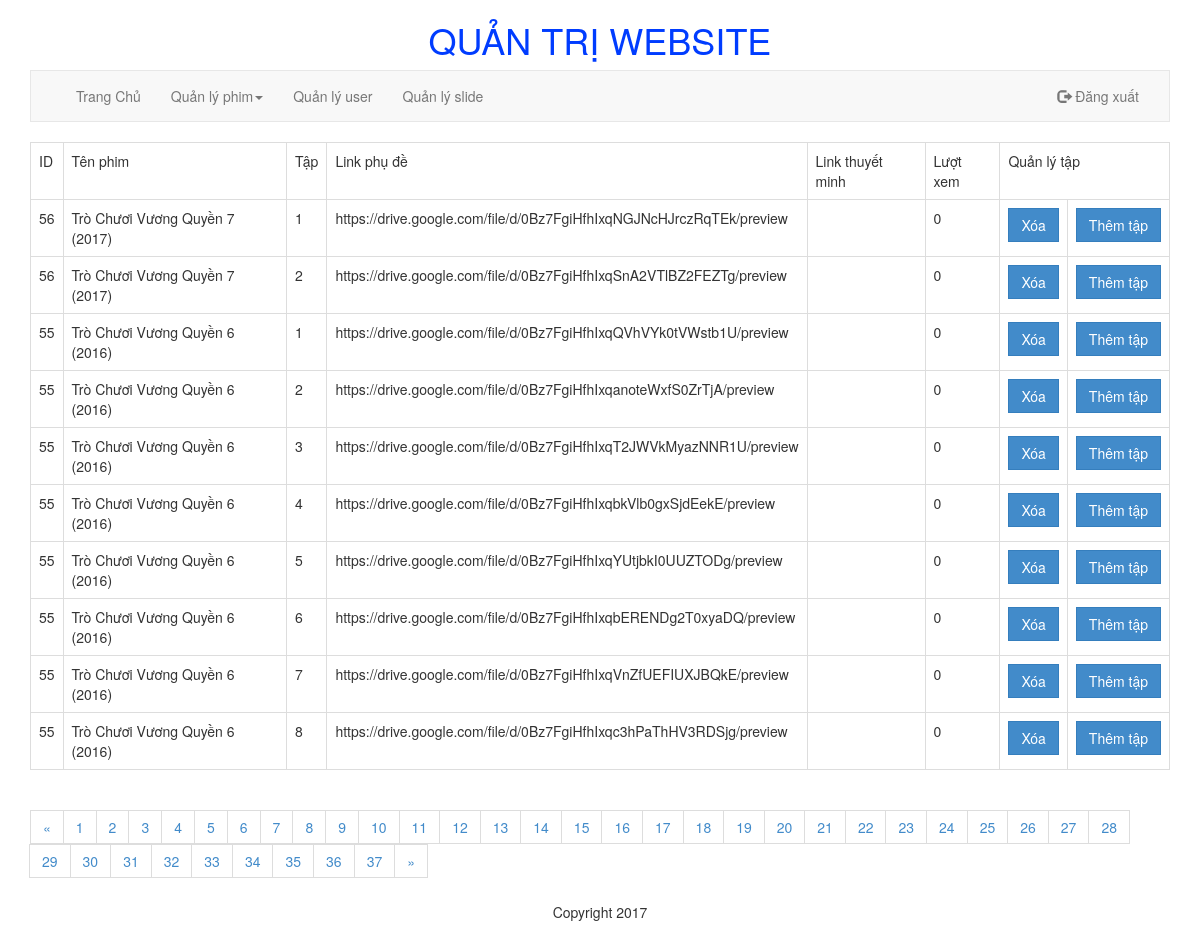
/application/views/admin/index.php?quanly=quanlyphim&ac=phimbo (signed in), run on the app's committed database.
### tables this page shows
CREATE TABLE IF NOT EXISTS `phimbo` (
  `idphim` int(11) NOT NULL,
  `tap` int(11) NOT NULL,
  `linkphude` varchar(255) NOT NULL,
  `linkthuyetminh` varchar(255) NOT NULL,
  `luotxem` int(11) NOT NULL,
  PRIMARY KEY (`idphim`,`tap`)
);

CREATE TABLE IF NOT EXISTS `phim` (
  `idphim` int(11) NOT NULL AUTO_INCREMENT,
  `tenphimvi` varchar(255) NOT NULL,
  `tenphimen` varchar(255) NOT NULL,
  `nam` int(11) NOT NULL,
  `thoigian` varchar(50) NOT NULL,
  `diemimdb` varchar(50) NOT NULL,
  `poster` varchar(255) NOT NULL,
  `mota` longtext NOT NULL,
  `luotxem` int(11) NOT NULL,
  `linkphim` text NOT NULL,
  `linkphim_tm` text NOT NULL,
  `phimbo` varchar(255) NOT NULL,
  PRIMARY KEY (`idphim`)
);

### application/views/admin/modules/quanlyphim/phimbo.php (the view)
<?php
	$s=10;
	if (isset($_GET['trang']))
	{
		$get_trang = $_GET['trang'];
	}
	else $get_trang = 0;
	if ($get_trang == 0 || $get_trang == 1)
		$trang = 0;
	else
		$trang = $get_trang * $s - $s;
	$sql = "SELECT phimbo.idphim, phim.tenphimvi, phimbo.tap, phimbo.linkphude, phimbo.linkthuyetminh, phimbo.luotxem FROM phimbo, phim WHERE phimbo.idphim = phim.idphim ORDER BY phimbo.idphim DESC, phimbo.tap ASC LIMIT $trang,$s";
	$query = mysqli_query($conn, $sql);
?>
<table class="table table-bordered">
	<tbody>
		<tr>
			<td>ID</td>
			<td>Tên phim</td>
			<td>Tập</td>
			<td>Link phụ đề</td>
			<td>Link thuyết minh</td>
			<td>Lượt xem</td>
			<td colspan="2">Quản lý tập</td>
		</tr>
		<?php
		while($phimbo = mysqli_fetch_array($query))
		{
		?>
		<tr>
			<td><?php echo($phimbo['idphim']); ?></td>
			<td><?php echo($phimbo['tenphimvi']); ?></td>
			<td><?php echo($phimbo['tap']); ?></td>
			<td><?php echo($phimbo['linkphude']); ?></td>
			<td><?php echo($phimbo['linkthuyetminh']); ?></td>
			<td><?php echo($phimbo['luotxem']); ?></td>
			<td><a class="btn btn-primary" href="index.php?quanly=quanlyphim&ac=xoa&id=<?php echo($phimbo['idphim']); ?>&tap=<?php echo($phimbo['tap']); ?>">Xóa</a></td>
			<td><a class="btn btn-primary" href="index.php?quanly=quanlyphim&ac=themtap&id=<?php echo($phimbo['idphim']); ?>">Thêm tập</a></td>
		</tr>
		<?php
		}
		?>
	</tbody>
</table>
<?php
	$sql_trang = mysqli_query($conn, "SELECT * FROM phimbo");
	$count = mysqli_num_rows($sql_trang);
	$a = ceil($count/$s);
	echo('
	<ul class="pagination">
		<li><a href="#">&laquo;</a></li>');
	for($i = 1; $i <=$a; $i++)
	{
		if ($get_trang == $i)
		{
			echo('<li class="active"><a href="?quanly=quanlyphim&ac=phimbo&trang='.$i.'">'.$i.'<span class="sr-only">(current)</span></a></li>');
		}
		else
			echo('<li><a href="?quanly=quanlyphim&ac=phimbo&trang='.$i.'">'.$i.'</a></li>');
	}
	echo('
		<li><a href="#">&raquo;</a></li>
	</ul>
	');
?>

### data on the page
phimbo: idphim "56", idphim.tenphimvi "Trò Chươi Vương Quyền 7 (2017)", tap "1", linkphude "https://drive.google.com/file/d/0Bz7FgiHfhIxqNGJNcHJrczRqTEk/preview", luotxem "0"
phimbo: idphim "56", idphim.tenphimvi "Trò Chươi Vương Quyền 7 (2017)", tap "2", linkphude "https://drive.google.com/file/d/0Bz7FgiHfhIxqSnA2VTlBZ2FEZTg/preview", luotxem "0"
phimbo: idphim "55", idphim.tenphimvi "Trò Chươi Vương Quyền 6 (2016)", tap "1", linkphude "https://drive.google.com/file/d/0Bz7FgiHfhIxqQVhVYk0tVWstb1U/preview", luotxem "0"
phimbo: idphim "55", idphim.tenphimvi "Trò Chươi Vương Quyền 6 (2016)", tap "2", linkphude "https://drive.google.com/file/d/0Bz7FgiHfhIxqanoteWxfS0ZrTjA/preview", luotxem "0"
phimbo: idphim "55", idphim.tenphimvi "Trò Chươi Vương Quyền 6 (2016)", tap "3", linkphude "https://drive.google.com/file/d/0Bz7FgiHfhIxqT2JWVkMyazNNR1U/preview", luotxem "0"
phimbo: idphim "55", idphim.tenphimvi "Trò Chươi Vương Quyền 6 (2016)", tap "4", linkphude "https://drive.google.com/file/d/0Bz7FgiHfhIxqbkVlb0gxSjdEekE/preview", luotxem "0"
phimbo: idphim "55", idphim.tenphimvi "Trò Chươi Vương Quyền 6 (2016)", tap "5", linkphude "https://drive.google.com/file/d/0Bz7FgiHfhIxqYUtjbkI0UUZTODg/preview", luotxem "0"
phimbo: idphim "55", idphim.tenphimvi "Trò Chươi Vương Quyền 6 (2016)", tap "6", linkphude "https://drive.google.com/file/d/0Bz7FgiHfhIxqbERENDg2T0xyaDQ/preview", luotxem "0"
phimbo: idphim "55", idphim.tenphimvi "Trò Chươi Vương Quyền 6 (2016)", tap "7", linkphude "https://drive.google.com/file/d/0Bz7FgiHfhIxqVnZfUEFIUXJBQkE/preview", luotxem "0"
phimbo: idphim "55", idphim.tenphimvi "Trò Chươi Vương Quyền 6 (2016)", tap "8", linkphude "https://drive.google.com/file/d/0Bz7FgiHfhIxqc3hPaThHV3RDSjg/preview", luotxem "0"
